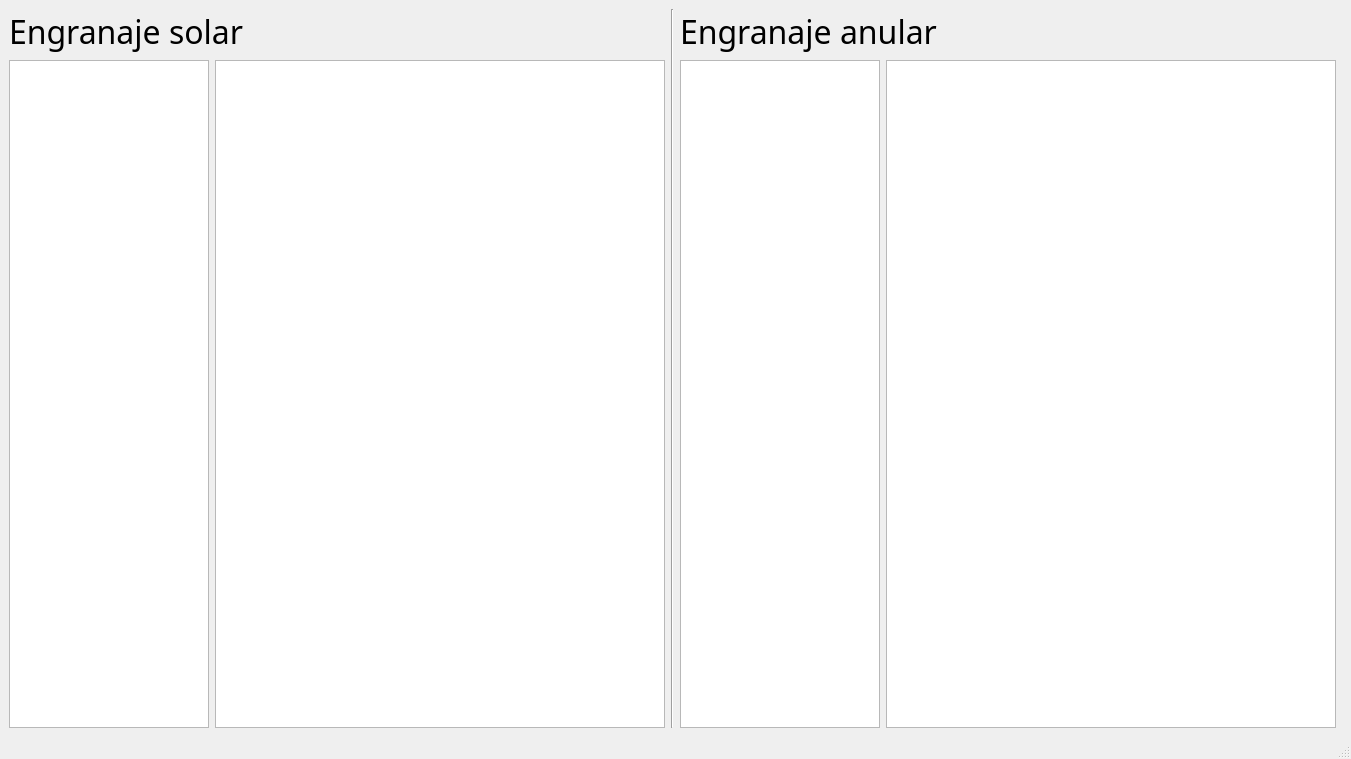
<?xml version="1.0" encoding="UTF-8"?>
<ui version="4.0">
 <class>Graficas_Window</class>
 <widget class="QMainWindow" name="Graficas_Window">
  <property name="geometry">
   <rect>
    <x>0</x>
    <y>0</y>
    <width>1351</width>
    <height>759</height>
   </rect>
  </property>
  <property name="windowTitle">
   <string>Perfil del diente</string>
  </property>
  <widget class="QWidget" name="centralwidget">
   <layout class="QGridLayout" name="gridLayout">
    <item row="1" column="3">
     <widget class="QTableWidget" name="table_coordinates_anular">
      <property name="minimumSize">
       <size>
        <width>200</width>
        <height>0</height>
       </size>
      </property>
      <property name="maximumSize">
       <size>
        <width>300</width>
        <height>16777215</height>
       </size>
      </property>
     </widget>
    </item>
    <item row="1" column="0">
     <widget class="QTableWidget" name="table_coordinates_sun">
      <property name="minimumSize">
       <size>
        <width>200</width>
        <height>0</height>
       </size>
      </property>
      <property name="maximumSize">
       <size>
        <width>300</width>
        <height>16777215</height>
       </size>
      </property>
     </widget>
    </item>
    <item row="0" column="3" colspan="3">
     <widget class="QLabel" name="label_2">
      <property name="font">
       <font>
        <family>Bahnschrift</family>
        <pointsize>24</pointsize>
       </font>
      </property>
      <property name="text">
       <string>Engranaje anular</string>
      </property>
      <property name="alignment">
       <set>Qt::AlignmentFlag::AlignLeading|Qt::AlignmentFlag::AlignLeft|Qt::AlignmentFlag::AlignVCenter</set>
      </property>
     </widget>
    </item>
    <item row="1" column="4">
     <widget class="QGraphicsView" name="graphicsView_anular">
      <property name="minimumSize">
       <size>
        <width>450</width>
        <height>0</height>
       </size>
      </property>
     </widget>
    </item>
    <item row="0" column="2" rowspan="2">
     <widget class="Line" name="line">
      <property name="orientation">
       <enum>Qt::Orientation::Vertical</enum>
      </property>
     </widget>
    </item>
    <item row="1" column="1">
     <widget class="QGraphicsView" name="graphicsView_sun">
      <property name="minimumSize">
       <size>
        <width>450</width>
        <height>0</height>
       </size>
      </property>
     </widget>
    </item>
    <item row="0" column="0" colspan="2">
     <widget class="QLabel" name="label">
      <property name="font">
       <font>
        <family>Bahnschrift</family>
        <pointsize>24</pointsize>
       </font>
      </property>
      <property name="text">
       <string>Engranaje solar</string>
      </property>
      <property name="alignment">
       <set>Qt::AlignmentFlag::AlignLeading|Qt::AlignmentFlag::AlignLeft|Qt::AlignmentFlag::AlignVCenter</set>
      </property>
     </widget>
    </item>
   </layout>
  </widget>
  <widget class="QStatusBar" name="statusbar"/>
  <widget class="QMenuBar" name="menuBar">
   <property name="geometry">
    <rect>
     <x>0</x>
     <y>0</y>
     <width>1351</width>
     <height>33</height>
    </rect>
   </property>
  </widget>
 </widget>
 <resources/>
 <connections/>
</ui>
